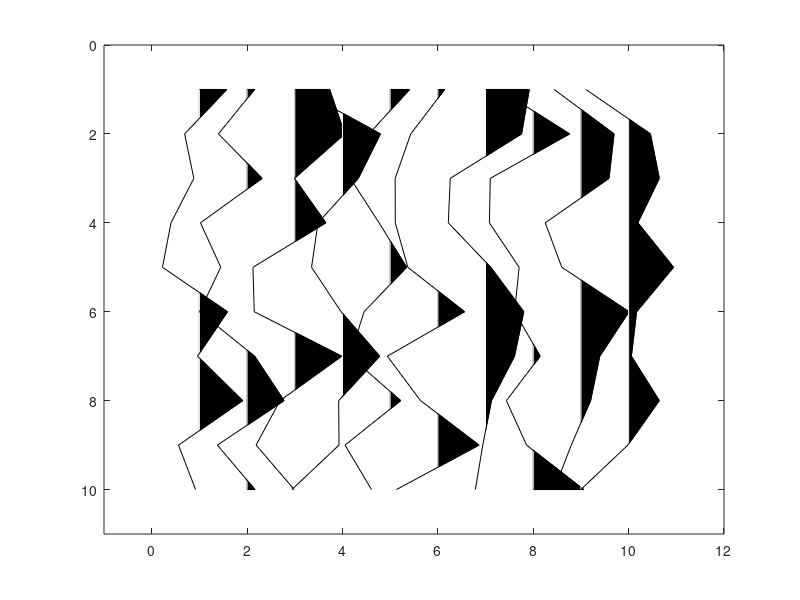

Recreate this plot in MATLAB.
function wigb (Data,scal,x,t,amx)
%WIGB    WIGB(Data,scal,x,t,amx) to plot seismic data in wiggle format.
%  'Data' is input matrix data(t,x)
%	 x and t are vectors with offset and time.
%	 If only 'Data' is enter, 'scal,x,t,amn,amx' are decided automatically; 
%	 otherwise, 'scal' is a scalar; 'x, t' are vectors for annotation in 
%	offset and time, amx are the amplitude range.


if nargin == 0, nx=10;nz=10; Data = rand(nz,nx)-0.5; end;

[nz,nx]=size(Data);

trmx= max(abs(Data));
if (nargin <= 4); amx=mean(trmx);  end;
if (nargin <= 2); x=[1:nx]; t=[1:nz]; end;
if (nargin <= 1); scal =1; end;

if nx <= 1; disp(' ERR:PlotWig: nx has to be more than 1');return;end;

 % take the average as dx
	dx1 = abs(x(2:nx)-x(1:nx-1));
 	dx = median(dx1);

 dz=t(2)-t(1);
 xmx=max(max(Data)); xmn=min(min(Data)); 

 if scal == 0; scal=1; end;
 Data = Data * dx /amx; 
 Data = Data * scal;

 fprintf(' PlotWig: data range [%f, %f], plotted max %f \n',xmn,xmx,amx);
 
% set display range 
x1=min(x)-2.0*dx; x2=max(x)+2.0*dx;
z1=min(t)-dz; z2=max(t)+dz;
 
set(gca,'NextPlot','add','Box','on', ...
  'XLim', [x1 x2], ...
  'YDir','reverse', ...
  'YLim',[z1 z2]);
 

	fillcolor = [0 0 0];
	linecolor = [0 0 0];
	linewidth = 0.1;

	t=t'; 	% input as row vector
	zstart=t(1);
	zend  =t(nz);

for i=1:nx,
   
  if trmx(i) ~= 0;    % skip the zero traces
	tr=Data(:,i); 	% --- one scale for all section
  	s = sign(tr) ;
  	i1= find( s(1:nz-1) ~= s(2:nz) );	% zero crossing points
	npos = length(i1);


	%12/7/97 
	zadd = i1 + tr(i1) ./ (tr(i1) - tr(i1+1)); %locations with 0 amplitudes
	aadd = zeros(size(zadd));

	[zpos,vpos] = find(tr >0);
	[zz,iz] = sort([zpos; zadd]); 	% indices of zero point plus positives
	aa = [tr(zpos); aadd];
	aa = aa(iz);

	% be careful at the ends
		if tr(1)>0, 	a0=0; z0=1.00;   % filling + or -
		else, 		a0=[]; z0=[]; %a0=0; z0=zadd(1);
		end;
		if tr(nz)>0, 	a1=0; z1=nz;     % filling + or - 
		else, 		a1=[]; z1=[]; %a1=0; z1=max(zadd);
		end;
			
	zz = [z0; zz; z1; z0];
 	aa = [a0; aa; a1; a0];
		

	zzz = zstart + zz*dz -dz;

	patch( aa+x(i) , zzz,  fillcolor);

	%line( 'Color',[1 1 1],'EraseMode','background',  ...
    %     'Xdata', x(i)+[0 0], 'Ydata',[zstart zend]); % remove zero line

    line( 'Color',[1 1 1],  ...
         'Xdata', x(i)+[0 0], 'Ydata',[zstart zend]); % remove zero line
%'LineWidth',linewidth, ...
%12/7/97 'Xdata', x(i)+[0 0], 'Ydata',[z0 z1]*dz);	% remove zero line

	%line( 'Color',linecolor,'EraseMode','background',  ...
	% 'LineWidth',linewidth, ...
	% 'Xdata', tr+x(i), 'Ydata',t);	% negatives line
	line( 'Color',linecolor,  ...
	 'LineWidth',linewidth, ...
	 'Xdata', tr+x(i), 'Ydata',t);	% negatives line
 
   else % zeros trace
	%line( 'Color',linecolor,'EraseMode','background',  ...
	% 'LineWidth',linewidth, ...
    %     'Xdata', [x(i) x(i)], 'Ydata',[zstart zend]);
   line( 'Color',linecolor,  ...
	 'LineWidth',linewidth, ...
         'Xdata', [x(i) x(i)], 'Ydata',[zstart zend]);
   end;
end;





